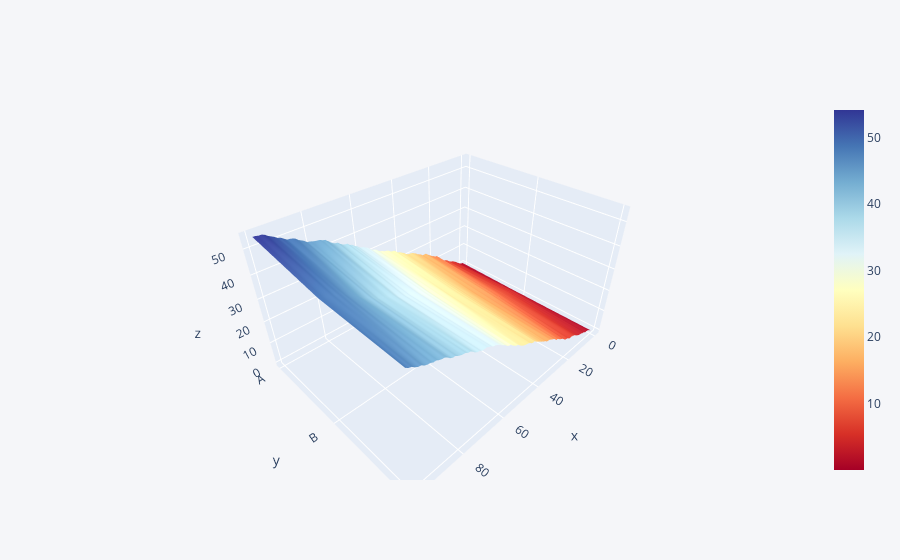

Notebook code cell kept with this figure:
### Code cell
df.iplot(kind='surface',colorscale='rdylbu')

### Figure 1 — Plotly figure (JSON) as saved in the notebook; plotly's stock layout.template omitted (floating-point values rounded to 4 significant figures; data arrays with more than 128 entries replaced by an {"elided": "..."} marker saying what was removed)
{"data": [{"colorscale": [[0, "rgb(165,0,38)"], [0.1, "rgb(215,48,39)"], [0.2, "rgb(244,109,67)"], [0.3, "rgb(253,174,97)"], [0.4, "rgb(254,224,144)"], [0.5, "rgb(255,255,191)"], [0.6, "rgb(224,243,248)"], [0.7, "rgb(171,217,233)"], [0.8, "rgb(116,173,209)"], [0.9, "rgb(69,117,180)"], [1, "rgb(49,54,149)"]], "type": "surface", "x": [0, 1, 2, 3, 4, 5, 6, 7, 8, 9, 10, 11, 12, 13, 14, 15, 16, 17, 18, 19, 20, 21, 22, 23, 24, 25, 26, 27, 28, 29, 30, 31, 32, 33, 34, 35, 36, 37, 38, 39, 40, 41, 42, 43, 44, 45, 46, 47, 48, 49, 50, 51, 52, 53, 54, 55, 56, 57, 58, 59, 60, 61, 62, 63, 64, 65, 66, 67, 68, 69, 70, 71, 72, 73, 74, 75, 76, 77, 78, 79, 80, 81, 82, 83, 84, 85, 86, 87, 88, 89, 90, 91, 92, 93, 94, 95, 96, 97, 98, 99], "y": ["A", "B", "C"], "z": {"elided": "3x100 float values"}}], "layout": {"legend": {"bgcolor": "#F5F6F9", "font": {"color": "#4D5663"}}, "paper_bgcolor": "#F5F6F9", "plot_bgcolor": "#F5F6F9", "title": {"font": {"color": "#4D5663"}}, "xaxis": {"gridcolor": "#E1E5ED", "showgrid": true, "tickfont": {"color": "#4D5663"}, "title": {"font": {"color": "#4D5663"}, "text": ""}, "zerolinecolor": "#E1E5ED"}, "yaxis": {"gridcolor": "#E1E5ED", "showgrid": true, "tickfont": {"color": "#4D5663"}, "title": {"font": {"color": "#4D5663"}, "text": ""}, "zerolinecolor": "#E1E5ED"}}}
